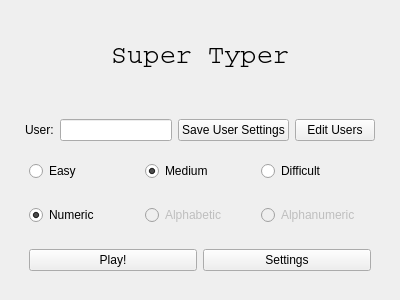
<?xml version="1.0" encoding="UTF-8"?>
<ui version="4.0">
 <class>MenuWidget</class>
 <widget class="QWidget" name="MenuWidget">
  <property name="geometry">
   <rect>
    <x>0</x>
    <y>0</y>
    <width>400</width>
    <height>300</height>
   </rect>
  </property>
  <property name="windowTitle">
   <string>Form</string>
  </property>
  <layout class="QVBoxLayout" name="verticalLayout">
   <item>
    <widget class="QLabel" name="label">
     <property name="font">
      <font>
       <family>Courier</family>
       <pointsize>20</pointsize>
      </font>
     </property>
     <property name="text">
      <string>Super Typer</string>
     </property>
     <property name="alignment">
      <set>Qt::AlignCenter</set>
     </property>
    </widget>
   </item>
   <item>
    <widget class="QFrame" name="frame">
     <property name="frameShape">
      <enum>QFrame::NoFrame</enum>
     </property>
     <property name="frameShadow">
      <enum>QFrame::Raised</enum>
     </property>
     <layout class="QVBoxLayout" name="verticalLayout_2">
      <item>
       <widget class="QFrame" name="frame_5">
        <property name="frameShape">
         <enum>QFrame::NoFrame</enum>
        </property>
        <property name="frameShadow">
         <enum>QFrame::Raised</enum>
        </property>
        <layout class="QHBoxLayout" name="horizontalLayout_4">
         <property name="leftMargin">
          <number>5</number>
         </property>
         <property name="topMargin">
          <number>5</number>
         </property>
         <property name="rightMargin">
          <number>5</number>
         </property>
         <property name="bottomMargin">
          <number>5</number>
         </property>
         <item>
          <widget class="QLabel" name="label_2">
           <property name="text">
            <string>User:</string>
           </property>
          </widget>
         </item>
         <item>
          <widget class="QLineEdit" name="lineedit_user"/>
         </item>
         <item>
          <widget class="QPushButton" name="button_save_user_settings">
           <property name="text">
            <string>Save User Settings</string>
           </property>
          </widget>
         </item>
         <item>
          <widget class="QPushButton" name="button_edit_users">
           <property name="text">
            <string>Edit Users</string>
           </property>
          </widget>
         </item>
        </layout>
       </widget>
      </item>
      <item>
       <widget class="QFrame" name="frame_2">
        <property name="frameShape">
         <enum>QFrame::NoFrame</enum>
        </property>
        <property name="frameShadow">
         <enum>QFrame::Raised</enum>
        </property>
        <layout class="QHBoxLayout" name="horizontalLayout_2">
         <item>
          <widget class="QRadioButton" name="radio_easy">
           <property name="text">
            <string>Easy</string>
           </property>
          </widget>
         </item>
         <item>
          <widget class="QRadioButton" name="radio_medium">
           <property name="text">
            <string>Medium </string>
           </property>
           <property name="checked">
            <bool>true</bool>
           </property>
          </widget>
         </item>
         <item>
          <widget class="QRadioButton" name="radio_difficult">
           <property name="text">
            <string>Difficult</string>
           </property>
          </widget>
         </item>
        </layout>
       </widget>
      </item>
      <item>
       <widget class="QFrame" name="frame_4">
        <property name="frameShape">
         <enum>QFrame::NoFrame</enum>
        </property>
        <property name="frameShadow">
         <enum>QFrame::Raised</enum>
        </property>
        <layout class="QHBoxLayout" name="horizontalLayout_3">
         <item>
          <widget class="QRadioButton" name="radio_numeric">
           <property name="text">
            <string>Numeric</string>
           </property>
           <property name="checked">
            <bool>true</bool>
           </property>
          </widget>
         </item>
         <item>
          <widget class="QRadioButton" name="radio_alphabetic">
           <property name="enabled">
            <bool>false</bool>
           </property>
           <property name="text">
            <string>Alphabetic</string>
           </property>
          </widget>
         </item>
         <item>
          <widget class="QRadioButton" name="radio_alphanumeric">
           <property name="enabled">
            <bool>false</bool>
           </property>
           <property name="text">
            <string>Alphanumeric</string>
           </property>
          </widget>
         </item>
        </layout>
       </widget>
      </item>
      <item>
       <widget class="QFrame" name="frame_3">
        <property name="frameShape">
         <enum>QFrame::NoFrame</enum>
        </property>
        <property name="frameShadow">
         <enum>QFrame::Raised</enum>
        </property>
        <layout class="QHBoxLayout" name="horizontalLayout">
         <item>
          <widget class="QPushButton" name="button_play">
           <property name="text">
            <string>Play!</string>
           </property>
          </widget>
         </item>
         <item>
          <widget class="QPushButton" name="button_settings">
           <property name="text">
            <string>Settings</string>
           </property>
          </widget>
         </item>
        </layout>
       </widget>
      </item>
     </layout>
    </widget>
   </item>
  </layout>
 </widget>
 <resources/>
 <connections/>
</ui>
